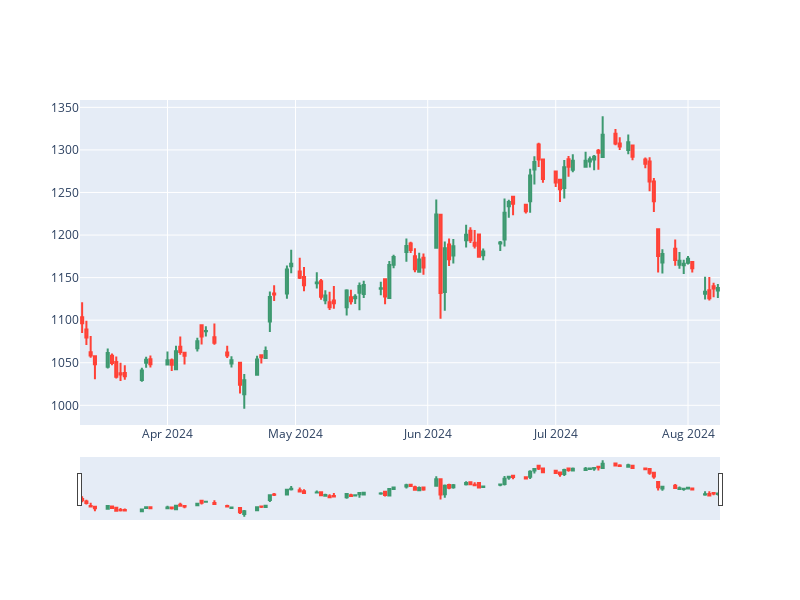

Notebook cell for this chart:
### Code cell
fig = go.Figure(data=[go.Candlestick(
    x = df.index,
    open = df['1. open'],
    high = df['2. high'],
    low = df['3. low'],
    close = df['4. close']
)])
fig.update_layout(width=800, height=600)
fig.show()
